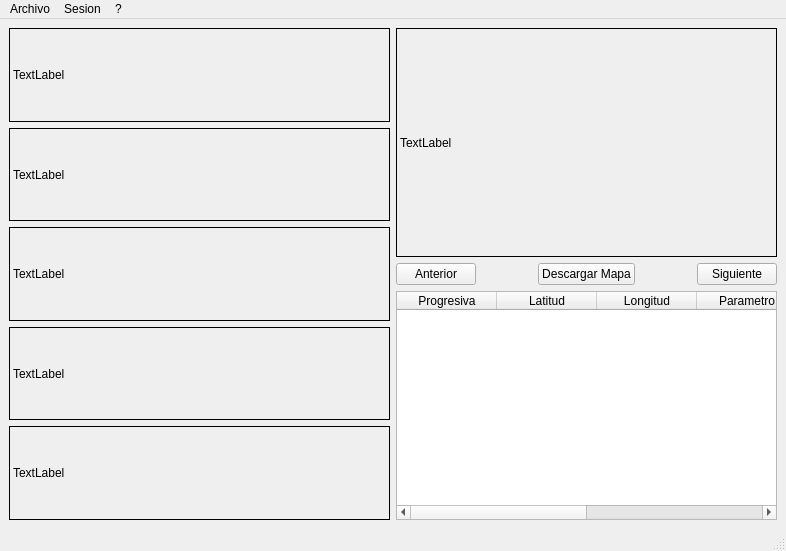
<?xml version="1.0" encoding="UTF-8"?>
<ui version="4.0">
 <class>MainWindow</class>
 <widget class="QMainWindow" name="MainWindow">
  <property name="geometry">
   <rect>
    <x>0</x>
    <y>0</y>
    <width>786</width>
    <height>551</height>
   </rect>
  </property>
  <property name="windowTitle">
   <string>MainWindow</string>
  </property>
  <widget class="QWidget" name="centralwidget">
   <layout class="QGridLayout" name="gridLayout_2">
    <item row="0" column="0">
     <layout class="QGridLayout" name="gridLayout">
      <item row="2" column="0">
       <widget class="ScaledLabel" name="lblimg3">
        <property name="sizePolicy">
         <sizepolicy hsizetype="MinimumExpanding" vsizetype="MinimumExpanding">
          <horstretch>0</horstretch>
          <verstretch>0</verstretch>
         </sizepolicy>
        </property>
        <property name="minimumSize">
         <size>
          <width>30</width>
          <height>30</height>
         </size>
        </property>
        <property name="frameShape">
         <enum>QFrame::Box</enum>
        </property>
        <property name="text">
         <string>TextLabel</string>
        </property>
       </widget>
      </item>
      <item row="0" column="1" rowspan="5">
       <layout class="QVBoxLayout" name="verticalLayout_2">
        <item>
         <widget class="ScaledLabel" name="lblimgppal">
          <property name="sizePolicy">
           <sizepolicy hsizetype="MinimumExpanding" vsizetype="MinimumExpanding">
            <horstretch>0</horstretch>
            <verstretch>0</verstretch>
           </sizepolicy>
          </property>
          <property name="minimumSize">
           <size>
            <width>30</width>
            <height>30</height>
           </size>
          </property>
          <property name="frameShape">
           <enum>QFrame::Box</enum>
          </property>
          <property name="text">
           <string>TextLabel</string>
          </property>
         </widget>
        </item>
        <item>
         <layout class="QHBoxLayout" name="horizontalLayout">
          <item>
           <widget class="QPushButton" name="btnAnterior">
            <property name="text">
             <string>Anterior</string>
            </property>
           </widget>
          </item>
          <item>
           <spacer name="horizontalSpacer_2">
            <property name="orientation">
             <enum>Qt::Horizontal</enum>
            </property>
            <property name="sizeHint" stdset="0">
             <size>
              <width>40</width>
              <height>20</height>
             </size>
            </property>
           </spacer>
          </item>
          <item>
           <widget class="QPushButton" name="btnGetMap">
            <property name="text">
             <string>Descargar Mapa</string>
            </property>
           </widget>
          </item>
          <item>
           <spacer name="horizontalSpacer">
            <property name="orientation">
             <enum>Qt::Horizontal</enum>
            </property>
            <property name="sizeHint" stdset="0">
             <size>
              <width>40</width>
              <height>20</height>
             </size>
            </property>
           </spacer>
          </item>
          <item>
           <widget class="QPushButton" name="btnSiguiente">
            <property name="text">
             <string>Siguiente</string>
            </property>
           </widget>
          </item>
         </layout>
        </item>
        <item>
         <widget class="QTableWidget" name="tablaEventos">
          <property name="minimumSize">
           <size>
            <width>30</width>
            <height>30</height>
           </size>
          </property>
          <property name="editTriggers">
           <set>QAbstractItemView::NoEditTriggers</set>
          </property>
          <property name="columnCount">
           <number>6</number>
          </property>
          <column>
           <property name="text">
            <string>Progresiva</string>
           </property>
          </column>
          <column>
           <property name="text">
            <string>Latitud</string>
           </property>
          </column>
          <column>
           <property name="text">
            <string>Longitud</string>
           </property>
          </column>
          <column>
           <property name="text">
            <string>Parametro</string>
           </property>
          </column>
          <column>
           <property name="text">
            <string>Caracterisitica</string>
           </property>
          </column>
          <column>
           <property name="text">
            <string>Valor</string>
           </property>
          </column>
         </widget>
        </item>
       </layout>
      </item>
      <item row="1" column="0">
       <widget class="ScaledLabel" name="lblimg2">
        <property name="sizePolicy">
         <sizepolicy hsizetype="MinimumExpanding" vsizetype="MinimumExpanding">
          <horstretch>0</horstretch>
          <verstretch>0</verstretch>
         </sizepolicy>
        </property>
        <property name="minimumSize">
         <size>
          <width>30</width>
          <height>30</height>
         </size>
        </property>
        <property name="frameShape">
         <enum>QFrame::Box</enum>
        </property>
        <property name="text">
         <string>TextLabel</string>
        </property>
       </widget>
      </item>
      <item row="3" column="0">
       <widget class="ScaledLabel" name="lblimg4">
        <property name="sizePolicy">
         <sizepolicy hsizetype="MinimumExpanding" vsizetype="MinimumExpanding">
          <horstretch>0</horstretch>
          <verstretch>0</verstretch>
         </sizepolicy>
        </property>
        <property name="minimumSize">
         <size>
          <width>30</width>
          <height>30</height>
         </size>
        </property>
        <property name="frameShape">
         <enum>QFrame::Box</enum>
        </property>
        <property name="text">
         <string>TextLabel</string>
        </property>
       </widget>
      </item>
      <item row="4" column="0">
       <widget class="ScaledLabel" name="lblimg5">
        <property name="sizePolicy">
         <sizepolicy hsizetype="MinimumExpanding" vsizetype="MinimumExpanding">
          <horstretch>0</horstretch>
          <verstretch>0</verstretch>
         </sizepolicy>
        </property>
        <property name="minimumSize">
         <size>
          <width>30</width>
          <height>30</height>
         </size>
        </property>
        <property name="frameShape">
         <enum>QFrame::Box</enum>
        </property>
        <property name="text">
         <string>TextLabel</string>
        </property>
       </widget>
      </item>
      <item row="0" column="0">
       <widget class="ScaledLabel" name="lblimg1">
        <property name="sizePolicy">
         <sizepolicy hsizetype="Expanding" vsizetype="Expanding">
          <horstretch>0</horstretch>
          <verstretch>0</verstretch>
         </sizepolicy>
        </property>
        <property name="minimumSize">
         <size>
          <width>30</width>
          <height>30</height>
         </size>
        </property>
        <property name="frameShape">
         <enum>QFrame::Box</enum>
        </property>
        <property name="text">
         <string>TextLabel</string>
        </property>
       </widget>
      </item>
     </layout>
    </item>
   </layout>
  </widget>
  <widget class="QMenuBar" name="menubar">
   <property name="geometry">
    <rect>
     <x>0</x>
     <y>0</y>
     <width>786</width>
     <height>27</height>
    </rect>
   </property>
   <widget class="QMenu" name="menuArchivo">
    <property name="title">
     <string>Archivo</string>
    </property>
    <addaction name="actionAbrir"/>
    <addaction name="separator"/>
    <addaction name="actionGuardar"/>
    <addaction name="separator"/>
    <addaction name="actionSalir"/>
   </widget>
   <widget class="QMenu" name="menuSesion">
    <property name="title">
     <string>Sesion</string>
    </property>
    <addaction name="actionExportar_Img"/>
    <addaction name="actionExportar_Map"/>
    <addaction name="actionExportar_CSV"/>
    <addaction name="separator"/>
    <addaction name="actionExportar_Todo"/>
   </widget>
   <widget class="QMenu" name="menu">
    <property name="title">
     <string>?</string>
    </property>
    <addaction name="actionAcerca_de"/>
   </widget>
   <addaction name="menuArchivo"/>
   <addaction name="menuSesion"/>
   <addaction name="menu"/>
  </widget>
  <widget class="QStatusBar" name="statusbar"/>
  <action name="actionAbrir">
   <property name="text">
    <string>Abrir</string>
   </property>
  </action>
  <action name="actionSalir">
   <property name="text">
    <string>Salir</string>
   </property>
  </action>
  <action name="actionGuardar">
   <property name="text">
    <string>Guardar</string>
   </property>
  </action>
  <action name="actionExportar_Img">
   <property name="text">
    <string>Exportar Imagenes</string>
   </property>
  </action>
  <action name="actionExportar_Map">
   <property name="text">
    <string>Exportar Mapas</string>
   </property>
  </action>
  <action name="actionExportar_CSV">
   <property name="text">
    <string>Exportar CSV</string>
   </property>
  </action>
  <action name="actionExportar_Todo">
   <property name="text">
    <string>Exportar Todo</string>
   </property>
  </action>
  <action name="actionAcerca_de">
   <property name="text">
    <string>Acerca de</string>
   </property>
  </action>
 </widget>
 <customwidgets>
  <customwidget>
   <class>ScaledLabel</class>
   <extends>QLabel</extends>
   <header location="global">scaledlabel</header>
  </customwidget>
 </customwidgets>
 <resources/>
 <connections/>
</ui>
